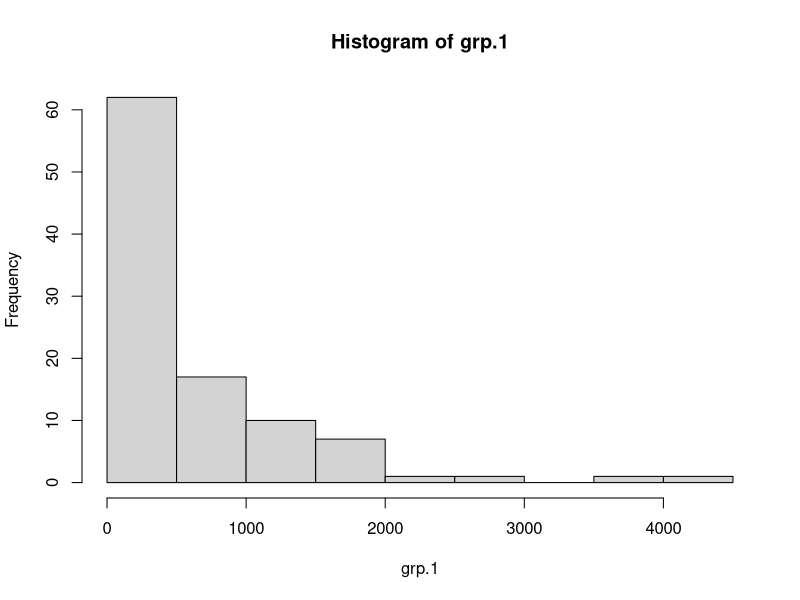
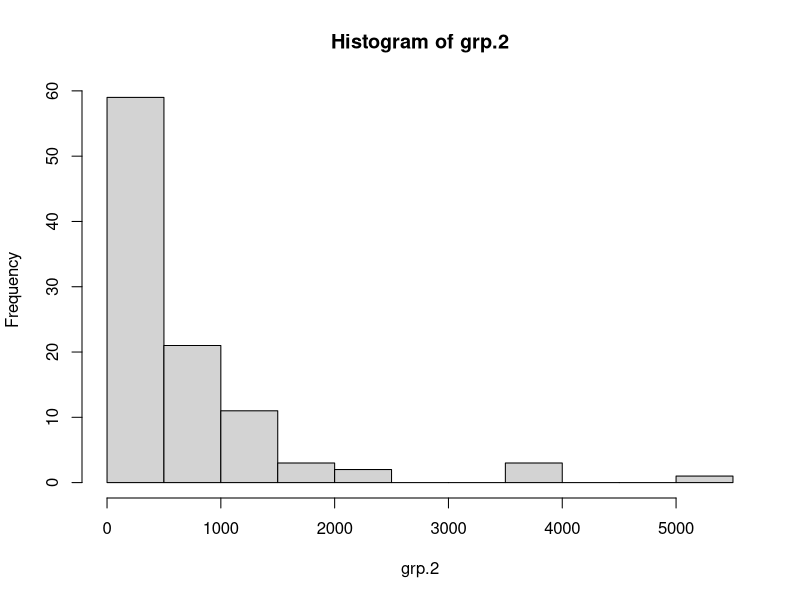
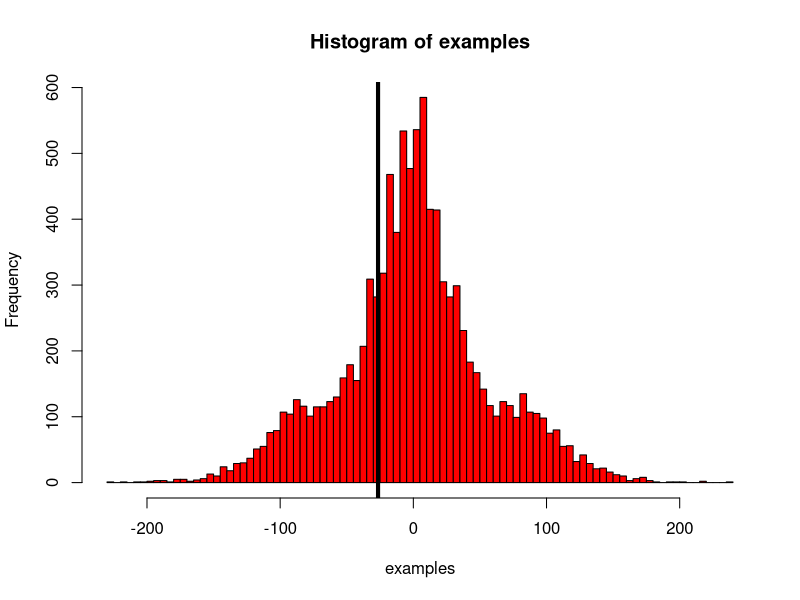

Generate these figures, in order, with R:
####A/B Testing Class 11/30

set.seed(5)
grp.1 <- round(rlnorm(100,6))
grp.2 <- round(rlnorm(100,6))

hist(grp.1)
hist(grp.2)
data <- c(grp.1, grp.2)

l1 <- length(grp.1)
l2 <- length(grp.2)
lt <- l1 + l2
test.diff <- median(grp.1) - median(grp.2)

it <- function(n){
  M = NULL
  for (i in 1:n){
    s = sample(data, lt, FALSE)
    m1 = median(s[1:l1]) - median(s[(l1+1):lt])
    M = c(M, m1)
  }
  return(M)
}

examples <- it(10000)

par(mfrow = c(1,1))
hist(examples, col = 'red', breaks = 100)
abline(v = test.diff, col = 'black', lwd = 4)

#1 tail test
(sum(examples<test.diff))/10000
(sum(examples>test.diff))/10000



